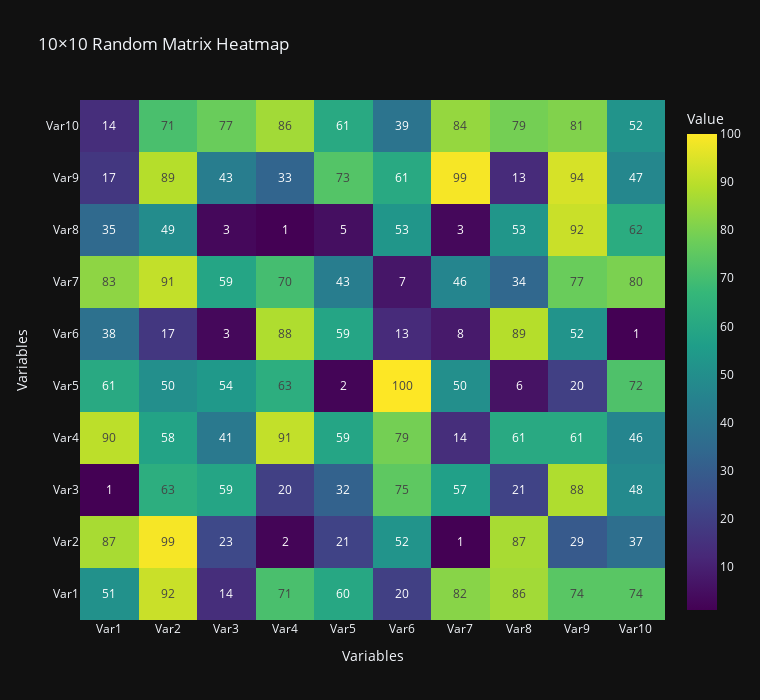
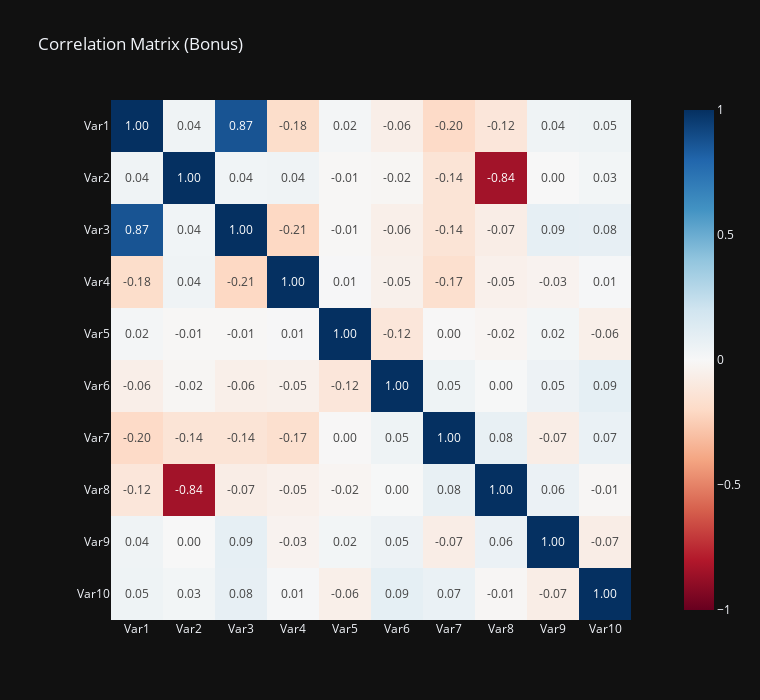

Source (notebook cell) for these figures, in order:
### Markdown cell above
### 📝 Exercise 4 – Heatmap: 10×10 Matrix (and Correlation Matrix Bonus)

**Goal:** Visualize a numeric 10×10 matrix as an interactive heatmap and optionally explore a true correlation matrix.

**Tasks:**
- Generate a 10×10 matrix with random integer values between 0 and 100 using `numpy`.
- Create a list of labels for both rows and columns (e.g. `Var1`, `Var2`, …, `Var10`).
- Use `go.Heatmap` to create a heatmap with:
  - `z` = the matrix values.
  - `x` = column labels; `y` = row labels.
  - A meaningful `colorscale` (e.g. `'Viridis'`).
  - `text` and `texttemplate` so the numeric value of each cell is displayed.
- Set a square-ish figure size (e.g. width and height ~700) and suitable titles for axes and the colorbar.
- **Bonus:**
  - Generate a dataset with 10 numeric variables (e.g. 100 observations) and compute the 10×10 correlation matrix.
  - Plot the correlation matrix as another heatmap with a diverging colorscale such as `'RdBu'`.

**Reflection (write in a separate cell or as comments):**
- In the correlation heatmap (bonus), which pairs of variables seem strongly positively or negatively correlated?

### Code cell
# Exercise 4 – Heatmap: 10x10 Matrix and Correlation Matrix (Bonus)
import plotly.graph_objects as go
import plotly.express as px
import numpy as np
import pandas as pd
from pathlib import Path

out_dir = Path("export")
out_dir.mkdir(exist_ok=True)

np.random.seed(42)
labels = [f"Var{i}" for i in range(1, 11)]
matrix_10 = np.random.randint(0, 101, size=(10, 10))

fig_heat = go.Figure(
    data=go.Heatmap(
        z=matrix_10,
        x=labels,
        y=labels,
        colorscale="Viridis",
        text=matrix_10,
        texttemplate="%{text}",
        colorbar=dict(title="Value"),
    )
)
fig_heat.update_layout(
    title="10×10 Random Matrix Heatmap",
    xaxis_title="Variables",
    yaxis_title="Variables",
    template="plotly_dark",
    width=760,
    height=700,
)
fig_heat.write_html(out_dir / "ex4_random_heatmap.html", include_plotlyjs="cdn")
fig_heat.show()

# Bonus: correlation matrix
sample = pd.DataFrame(
    np.random.normal(size=(160, 10)),
    columns=labels,
)
sample["Var3"] = sample["Var1"] * 0.7 + np.random.normal(scale=0.4, size=len(sample))
sample["Var8"] = -sample["Var2"] * 0.65 + np.random.normal(scale=0.45, size=len(sample))

corr = sample.corr(numeric_only=True)

fig_corr = px.imshow(
    corr,
    text_auto=".2f",
    color_continuous_scale="RdBu",
    zmin=-1,
    zmax=1,
    title="Correlation Matrix (Bonus)",
    template="plotly_dark",
    width=760,
    height=700,
)
fig_corr.write_html(out_dir / "ex4_corr_heatmap_bonus.html", include_plotlyjs="cdn")
fig_corr.show()

corr

### Figure 1 — Plotly figure (JSON) as saved in the notebook; plotly's stock layout.template omitted (floating-point values rounded to 4 significant figures)
{"data": [{"colorbar": {"title": {"text": "Value"}}, "colorscale": [[0, "#440154"], [0.1111, "#482878"], [0.2222, "#3e4989"], [0.3333, "#31688e"], [0.4444, "#26828e"], [0.5556, "#1f9e89"], [0.6667, "#35b779"], [0.7778, "#6ece58"], [0.8889, "#b5de2b"], [1, "#fde725"]], "text": [[51, 92, 14, 71, 60, 20, 82, 86, 74, 74], [87, 99, 23, 2, 21, 52, 1, 87, 29, 37], [1, 63, 59, 20, 32, 75, 57, 21, 88, 48], [90, 58, 41, 91, 59, 79, 14, 61, 61, 46], [61, 50, 54, 63, 2, 100, 50, 6, 20, 72], [38, 17, 3, 88, 59, 13, 8, 89, 52, 1], [83, 91, 59, 70, 43, 7, 46, 34, 77, 80], [35, 49, 3, 1, 5, 53, 3, 53, 92, 62], [17, 89, 43, 33, 73, 61, 99, 13, 94, 47], [14, 71, 77, 86, 61, 39, 84, 79, 81, 52]], "texttemplate": "%{text}", "type": "heatmap", "x": ["Var1", "Var2", "Var3", "Var4", "Var5", "Var6", "Var7", "Var8", "Var9", "Var10"], "y": ["Var1", "Var2", "Var3", "Var4", "Var5", "Var6", "Var7", "Var8", "Var9", "Var10"], "z": [[51, 92, 14, 71, 60, 20, 82, 86, 74, 74], [87, 99, 23, 2, 21, 52, 1, 87, 29, 37], [1, 63, 59, 20, 32, 75, 57, 21, 88, 48], [90, 58, 41, 91, 59, 79, 14, 61, 61, 46], [61, 50, 54, 63, 2, 100, 50, 6, 20, 72], [38, 17, 3, 88, 59, 13, 8, 89, 52, 1], [83, 91, 59, 70, 43, 7, 46, 34, 77, 80], [35, 49, 3, 1, 5, 53, 3, 53, 92, 62], [17, 89, 43, 33, 73, 61, 99, 13, 94, 47], [14, 71, 77, 86, 61, 39, 84, 79, 81, 52]]}], "layout": {"height": 700, "title": {"text": "10×10 Random Matrix Heatmap"}, "width": 760, "xaxis": {"title": {"text": "Variables"}}, "yaxis": {"title": {"text": "Variables"}}}}

### Figure 2 — Plotly figure (JSON) as saved in the notebook; plotly's stock layout.template omitted (floating-point values rounded to 4 significant figures)
{"data": [{"coloraxis": "coloraxis", "hovertemplate": "x: %{x}<br>y: %{y}<br>color: %{z}<extra></extra>", "name": "0", "texttemplate": "%{z:.2f}", "type": "heatmap", "x": ["Var1", "Var2", "Var3", "Var4", "Var5", "Var6", "Var7", "Var8", "Var9", "Var10"], "xaxis": "x", "y": ["Var1", "Var2", "Var3", "Var4", "Var5", "Var6", "Var7", "Var8", "Var9", "Var10"], "yaxis": "y", "z": [[1.0, 0.04414, 0.8677, -0.1821, 0.02325, -0.06181, -0.1978, -0.1191, 0.04398, 0.04966], [0.04414, 1.0, 0.0371, 0.0445, -0.008076, -0.015, -0.1367, -0.8415, -0.0005832, 0.02586], [0.8677, 0.0371, 1.0, -0.2076, -0.006605, -0.05986, -0.1377, -0.07014, 0.08919, 0.08419], [-0.1821, 0.0445, -0.2076, 1.0, 0.006058, -0.0491, -0.1659, -0.0509, -0.03447, 0.01311], [0.02325, -0.008076, -0.006605, 0.006058, 1.0, -0.1195, -0.004149, -0.02163, 0.02378, -0.05634], [-0.06181, -0.015, -0.05986, -0.0491, -0.1195, 1.0, 0.04811, 0.00432, 0.05022, 0.09229], [-0.1978, -0.1367, -0.1377, -0.1659, -0.004149, 0.04811, 1.0, 0.08121, -0.06985, 0.071], [-0.1191, -0.8415, -0.07014, -0.0509, -0.02163, 0.00432, 0.08121, 1.0, 0.06344, -0.01357], [0.04398, -0.0005832, 0.08919, -0.03447, 0.02378, 0.05022, -0.06985, 0.06344, 1.0, -0.06929], [0.04966, 0.02586, 0.08419, 0.01311, -0.05634, 0.09229, 0.071, -0.01357, -0.06929, 1.0]]}], "layout": {"coloraxis": {"cmax": 1, "cmin": -1, "colorscale": [[0, "rgb(103,0,31)"], [0.1, "rgb(178,24,43)"], [0.2, "rgb(214,96,77)"], [0.3, "rgb(244,165,130)"], [0.4, "rgb(253,219,199)"], [0.5, "rgb(247,247,247)"], [0.6, "rgb(209,229,240)"], [0.7, "rgb(146,197,222)"], [0.8, "rgb(67,147,195)"], [0.9, "rgb(33,102,172)"], [1, "rgb(5,48,97)"]]}, "height": 700, "title": {"text": "Correlation Matrix (Bonus)"}, "width": 760, "xaxis": {"anchor": "y", "constrain": "domain", "domain": [0, 1], "scaleanchor": "y"}, "yaxis": {"anchor": "x", "autorange": "reversed", "constrain": "domain", "domain": [0, 1]}}}
